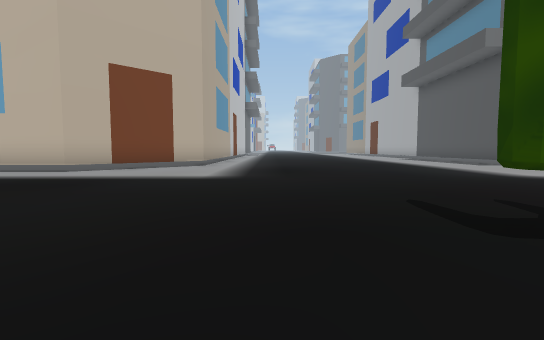
view 1 (above)

22 first-person views from a walk through a 3-D level made in the Unity game engine. The camera is 0.5 m above the floor, tilts 4° down and sees 85° across. The floor is counted in squares, 1 m on a side. Each view is taken from the middle of a square. On the plan, view 1 faces up. The plan holds only what a view shows up to about 9 squares ahead; the rest is blank. The place goes on beyond the plan. The player character is not drawn.

view 2
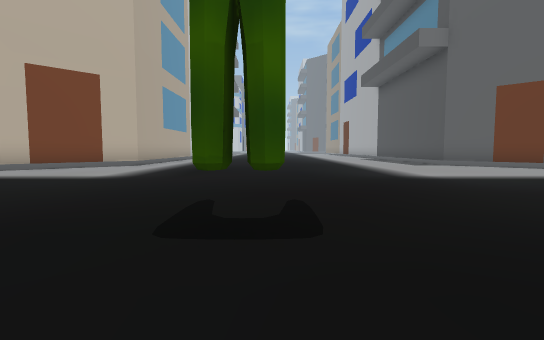

view 3
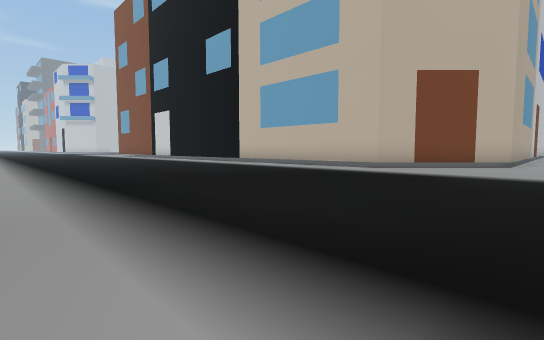

view 4
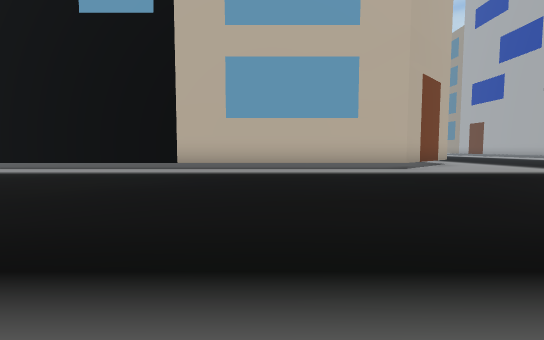

view 5
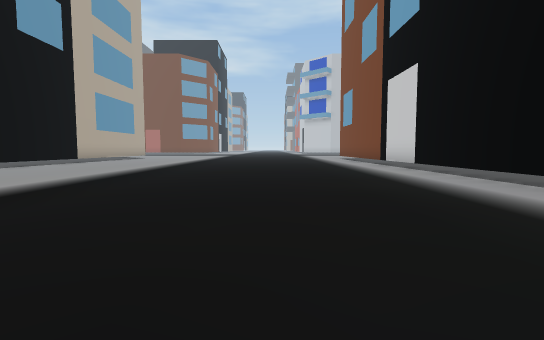

view 6
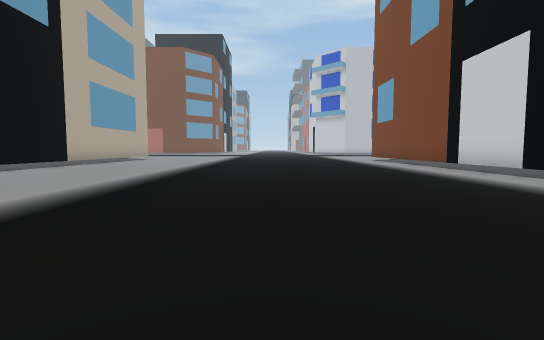

view 7
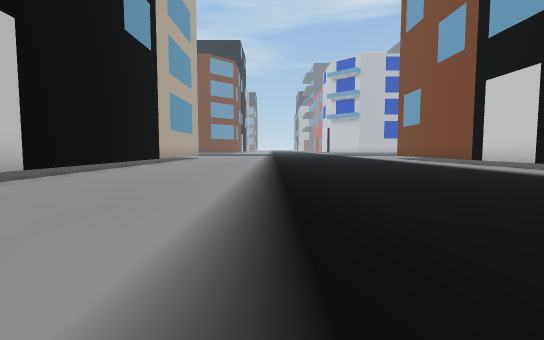

view 8
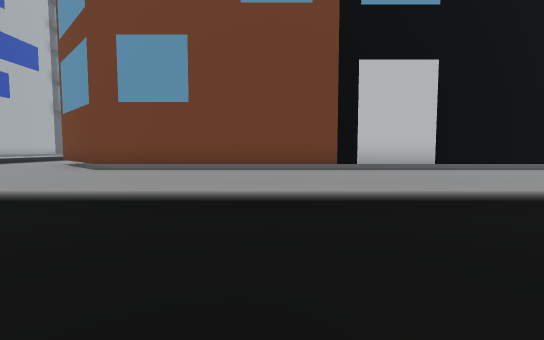

view 9
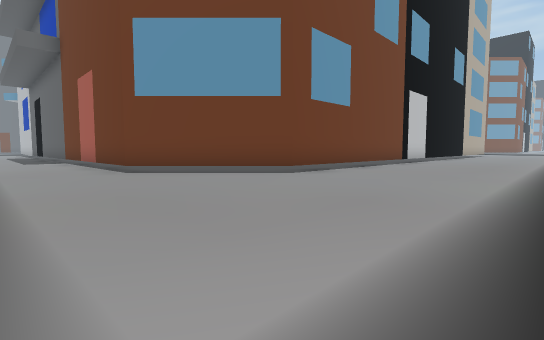

view 10
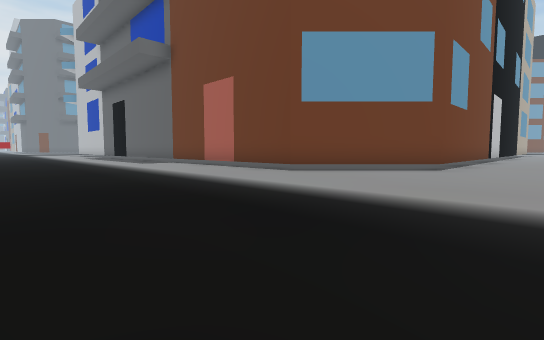

view 11
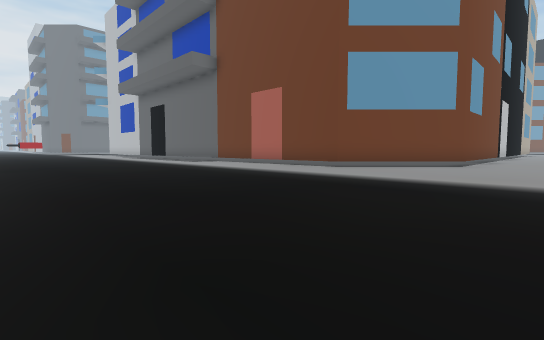

view 12
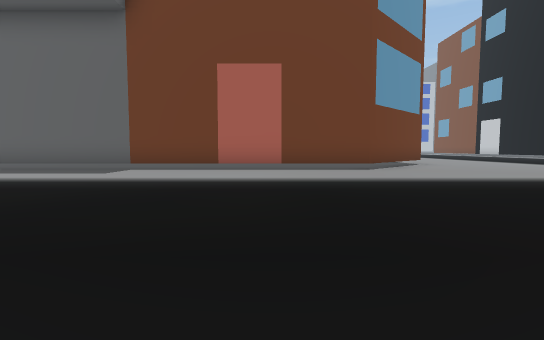

view 13
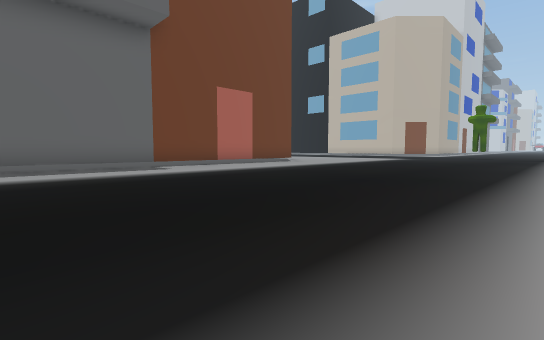

view 14
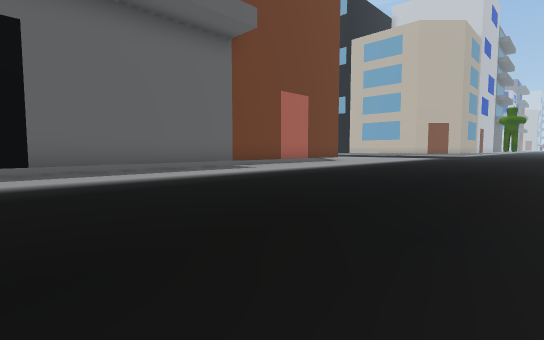

view 15
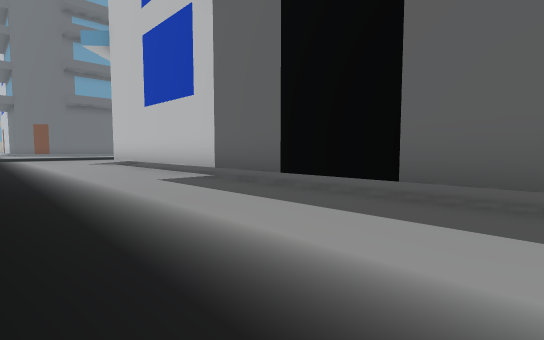

view 16
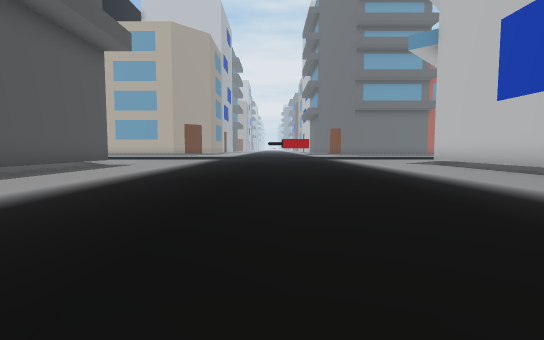

view 17
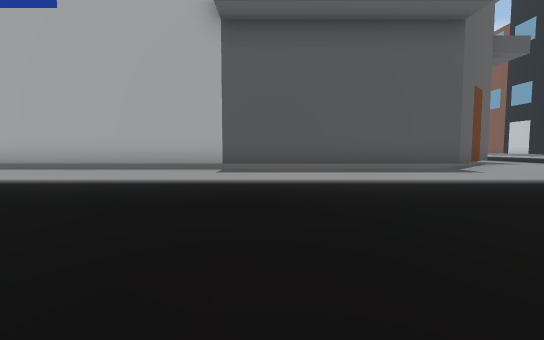

view 18
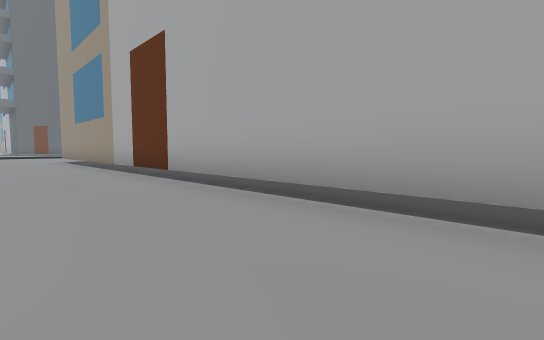

view 19
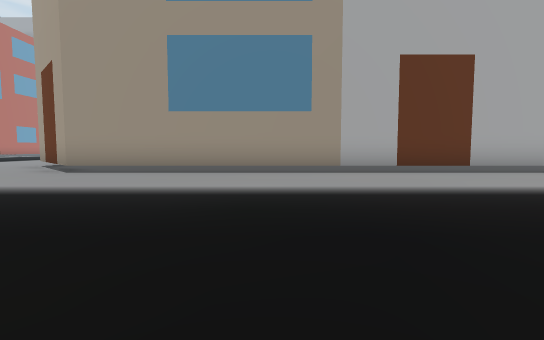

view 20
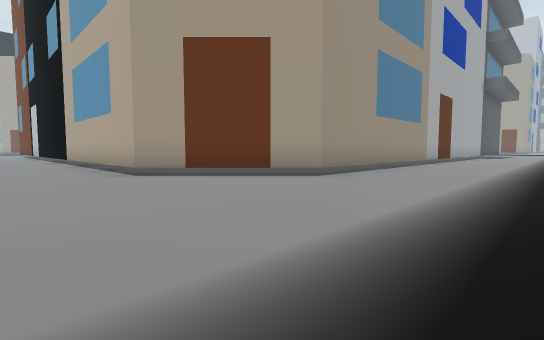

view 21
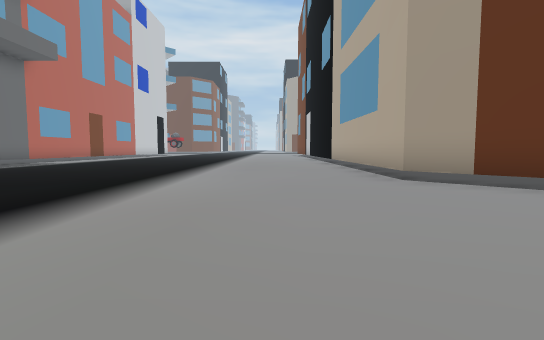

view 22
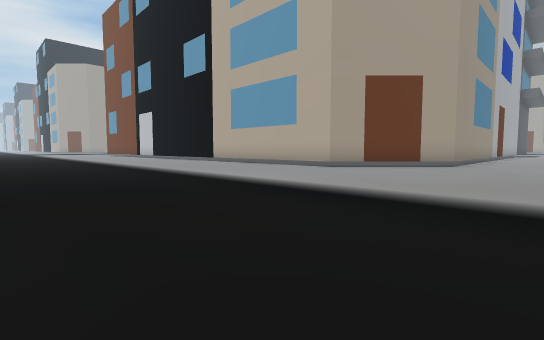

### Floor plan
Points are (right, up) in squares from view 1. A wall is a line through its corners. A room is listed if a view was taken in it or the views show most of it. See-through windows are left out.
Room 1 (views 1, 2, 3, 4, 5, 6, 7, 8, 9, 10, 11, 12, 13, 14, 15, 16, 17, 18, 19, 20, 21, 22)
walls: (-2.1, 9.5) (-2.1, 9.1) (-4.6, 6.6) (-20.1, 6.6); (9, 7.5) (7.4, 9.1); (-20.1, -4.1) (-5.7, -4.1) (-3.2, -6.6) (-3.2, -26.1); (7.3, -26.5) (7.3, -6.6) (9.8, -4.1) (14.8, -4.1)
objects: other object (2, 2)

Where each view was taken, in squares from view 1:
view 1: 0 up, 0 right, facing up
view 2: 0 up, 2 right, facing up
view 3: 1 down, 1 left, facing up-left
view 4: 1 down, 8 left, facing up
view 5: 3 up, 9 left, facing left
view 6: 2 up, 11 left, facing left
view 7: 0 up, 9 left, facing left
view 8: 3 up, 10 left, facing down
view 9: 0 up, 1 left, facing down-left
view 10: 2 down, 2 right, facing down-left
view 11: 2 down, 4 right, facing down-left
view 12: 9 down, 4 right, facing left
view 13: 16 down, 5 right, facing up-left
view 14: 18 down, 4 right, facing up-left
view 15: 16 down, 0 right, facing down-left
view 16: 17 down, 2 right, facing down
view 17: 22 down, 0 right, facing right
view 18: 20 down, 5 right, facing up-right
view 19: 11 down, 1 right, facing right
view 20: 2 down, 4 right, facing down-right
view 21: 2 down, 5 right, facing right
view 22: 3 up, 5 right, facing down-right
